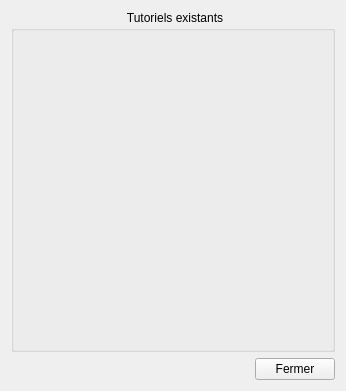
         <widget class="QWidget" name="BTscrollAreaWidgetContents">
          <property name="geometry">
           <rect>
            <x>0</x>
            <y>0</y>
            <width>346</width>
            <height>389</height>
           </rect>
          </property>
          <layout class="QGridLayout" name="gridLayout_41">
           <item row="0" column="0" colspan="2">
            <widget class="QGroupBox" name="gbTutoriels">
             <property name="styleSheet">
              <string notr="true"> QGroupBox::title#gbTutoriels {
     subcontrol-origin: margin;
     subcontrol-position: top center;
     padding: 0 3px;
}</string>
             </property>
             <property name="title">
              <string>Tutoriels existants</string>
             </property>
             <property name="flat">
              <bool>false</bool>
             </property>
             <layout class="QGridLayout" name="gridLayout_40">
              <property name="verticalSpacing">
               <number>15</number>
              </property>
              <item row="3" column="0">
               <widget class="AbulEduFlatBoutonV1" name="allerEditorBtnTutoManualSettings" native="true">
                <property name="minimumSize">
                 <size>
                  <width>300</width>
                  <height>48</height>
                 </size>
                </property>
                <property name="maximumSize">
                 <size>
                  <width>300</width>
                  <height>48</height>
                 </size>
                </property>
                <property name="text" stdset="0">
                 <string notr="true">Paramétrage manuel</string>
                </property>
                <property name="flat" stdset="0">
                 <bool>true</bool>
                </property>
                <property name="IconeNormale" stdset="0">
                 <string notr="true">:/editeur/video</string>
                </property>
                <property name="IconeSurvol" stdset="0">
                 <string notr="true">:/editeur/videoHover</string>
                </property>
                <property name="IconePressed" stdset="0">
                 <string notr="true">:/editeur/videoPressed</string>
                </property>
                <property name="CouleurTexteSurvol" stdset="0">
                 <color>
                  <red>110</red>
                  <green>110</green>
                  <blue>110</blue>
                 </color>
                </property>
                <property name="CouleurTextePressed" stdset="0">
                 <color>
                  <red>87</red>
                  <green>87</green>
                  <blue>87</blue>
                 </color>
                </property>
               </widget>
              </item>
              <item row="0" column="0">
               <widget class="AbulEduFlatBoutonV1" name="allerEditorBtnTutoGetTexte" native="true">
                <property name="minimumSize">
                 <size>
                  <width>300</width>
                  <height>48</height>
                 </size>
                </property>
                <property name="maximumSize">
                 <size>
                  <width>300</width>
                  <height>48</height>
                 </size>
                </property>
                <property name="text" stdset="0">
                 <string notr="true">Intégrer un texte</string>
                </property>
                <property name="flat" stdset="0">
                 <bool>true</bool>
                </property>
                <property name="IconeNormale" stdset="0">
                 <string notr="true">:/editeur/video</string>
                </property>
                <property name="IconeSurvol" stdset="0">
                 <string notr="true">:/editeur/videoHover</string>
                </property>
                <property name="IconePressed" stdset="0">
                 <string notr="true">:/editeur/videoPressed</string>
                </property>
                <property name="CouleurTexteSurvol" stdset="0">
                 <color>
                  <red>110</red>
                  <green>110</green>
                  <blue>110</blue>
                 </color>
                </property>
                <property name="CouleurTextePressed" stdset="0">
                 <color>
                  <red>87</red>
                  <green>87</green>
                  <blue>87</blue>
                 </color>
                </property>
               </widget>
              </item>
              <item row="5" column="0">
               <widget class="AbulEduFlatBoutonV1" name="allerEditorBtnTutoSaveUnit" native="true">
                <property name="minimumSize">
                 <size>
                  <width>300</width>
                  <height>48</height>
                 </size>
                </property>
                <property name="maximumSize">
                 <size>
                  <width>300</width>
                  <height>48</height>
                 </size>
                </property>
                <property name="text" stdset="0">
                 <string notr="true">Sauvegarder un module</string>
                </property>
                <property name="flat" stdset="0">
                 <bool>true</bool>
                </property>
                <property name="IconeNormale" stdset="0">
                 <string notr="true">:/editeur/video</string>
                </property>
                <property name="IconeSurvol" stdset="0">
                 <string notr="true">:/editeur/videoHover</string>
                </property>
                <property name="IconePressed" stdset="0">
                 <string notr="true">:/editeur/videoPressed</string>
                </property>
                <property name="CouleurTexteSurvol" stdset="0">
                 <color>
                  <red>110</red>
                  <green>110</green>
                  <blue>110</blue>
                 </color>
                </property>
                <property name="CouleurTextePressed" stdset="0">
                 <color>
                  <red>87</red>
                  <green>87</green>
                  <blue>87</blue>
                 </color>
                </property>
               </widget>
              </item>
              <item row="1" column="0">
               <widget class="AbulEduFlatBoutonV1" name="allerEditorBtnTutoAutoSettings" native="true">
                <property name="minimumSize">
                 <size>
                  <width>300</width>
                  <height>48</height>
                 </size>
                </property>
                <property name="maximumSize">
                 <size>
                  <width>300</width>
                  <height>48</height>
                 </size>
                </property>
                <property name="text" stdset="0">
                 <string notr="true">Paramétrage automatique</string>
                </property>
                <property name="flat" stdset="0">
                 <bool>true</bool>
                </property>
                <property name="IconeNormale" stdset="0">
                 <string notr="true">:/editeur/video</string>
                </property>
                <property name="IconeSurvol" stdset="0">
                 <string notr="true">:/editeur/videoHover</string>
                </property>
                <property name="IconePressed" stdset="0">
                 <string notr="true">:/editeur/videoPressed</string>
                </property>
                <property name="CouleurTexteSurvol" stdset="0">
                 <color>
                  <red>110</red>
                  <green>110</green>
                  <blue>110</blue>
                 </color>
                </property>
                <property name="CouleurTextePressed" stdset="0">
                 <color>
                  <red>87</red>
                  <green>87</green>
                  <blue>87</blue>
                 </color>
                </property>
               </widget>
              </item>
              <item row="1" column="1">
               <spacer name="horizontalSpacer_52">
                <property name="orientation">
                 <enum>Qt::Horizontal</enum>
                </property>
                <property name="sizeHint" stdset="0">
                 <size>
                  <width>40</width>
                  <height>20</height>
                 </size>
                </property>
               </spacer>
              </item>
              <item row="2" column="0">
               <widget class="AbulEduFlatBoutonV1" name="allerEditorBtnTutoChangeInstruction" native="true">
                <property name="minimumSize">
                 <size>
                  <width>300</width>
                  <height>48</height>
                 </size>
                </property>
                <property name="maximumSize">
                 <size>
                  <width>300</width>
                  <height>48</height>
                 </size>
                </property>
                <property name="text" stdset="0">
                 <string notr="true">Modifier les consignes</string>
                </property>
                <property name="flat" stdset="0">
                 <bool>true</bool>
                </property>
                <property name="IconeNormale" stdset="0">
                 <string notr="true">:/editeur/video</string>
                </property>
                <property name="IconeSurvol" stdset="0">
                 <string notr="true">:/editeur/videoHover</string>
                </property>
                <property name="IconePressed" stdset="0">
                 <string notr="true">:/editeur/videoPressed</string>
                </property>
                <property name="CouleurTexteSurvol" stdset="0">
                 <color>
                  <red>110</red>
                  <green>110</green>
                  <blue>110</blue>
                 </color>
                </property>
                <property name="CouleurTextePressed" stdset="0">
                 <color>
                  <red>87</red>
                  <green>87</green>
                  <blue>87</blue>
                 </color>
                </property>
               </widget>
              </item>
             </layout>
            </widget>
           </item>
           <item row="1" column="0">
            <spacer name="horizontalSpacer_53">
             <property name="orientation">
              <enum>Qt::Horizontal</enum>
             </property>
             <property name="sizeHint" stdset="0">
              <size>
               <width>877</width>
               <height>20</height>
              </size>
             </property>
            </spacer>
           </item>
           <item row="1" column="1">
            <widget class="QPushButton" name="allerEditorBtnCloseTutorials">
             <property name="text">
              <string>Fermer</string>
             </property>
            </widget>
           </item>
          </layout>
         </widget>
